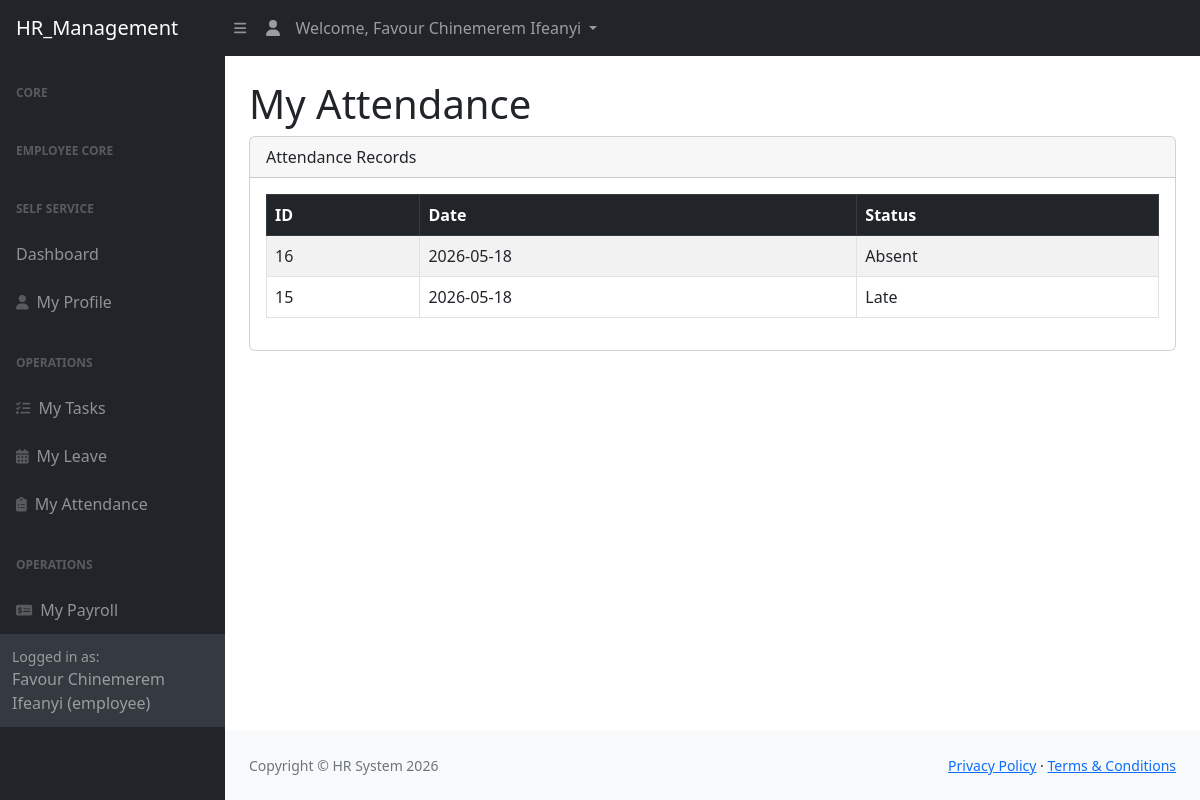
Page /hr_suite/employee_dashboard/attendance.php (signed in) on the committed database.
### tables this page shows
CREATE TABLE `attendance` (
  `id` int(11) NOT NULL,
  `user_id` int(11) NOT NULL,
  `check_in` time NOT NULL,
  `check_out` time DEFAULT NULL,
  `attendance_date` date NOT NULL,
  `status` enum('Present','Absent','Late') NOT NULL DEFAULT 'Present',
  `created_at` timestamp NOT NULL DEFAULT current_timestamp()
);

### hr_suite/employee_dashboard/attendance.php (the view, shortened to what this page needs)
<?php
include("../config/db.php");
$user_id = $_SESSION['user_id'];
$sql = "
    SELECT attendance.*, users.full_name
    FROM attendance
    LEFT JOIN users
    ON attendance.user_id = users.id
    WHERE attendance.user_id='$user_id'
    ORDER BY attendance.id DESC
";
$result = mysqli_query($conn, $sql);
?>
<?php include("../includes/header.php"); ?>
<div id="layoutSidenav">
<?php include("../includes/sidebar.php"); ?>
<div id="layoutSidenav_content">
<main>
<div class="container-fluid px-4">
<h1 class="mt-4">My Attendance</h1>
<div class="card mb-4">
<div class="card-header">
Attendance Records
</div>
<div class="card-body">
<table class="table table-bordered table-striped">
<thead class="table-dark">
<tr>
    <th>ID</th>
    <th>Date</th>
    <th>Status</th>
</tr>
</thead>
<tbody>
<?php if(mysqli_num_rows($result) > 0): ?>
<?php while($attendanceData = mysqli_fetch_assoc($result)): ?>
<tr>
<td><?php echo $attendanceData['id']; ?></td>
<td><?php echo $attendanceData['attendance_date']; ?></td>
<td>
    <?php echo ucfirst($attendanceData['status']); ?>
</td>
</tr>
<?php endwhile; ?>
<?php endif; ?>
</tbody>
</table>
</div>
</div>
</div>
</main>
<?php include("../includes/footer.php"); ?>

### rows in the picture
attendance: id "16", attendance_date "2026-05-18", status "Absent"
attendance: id "15", attendance_date "2026-05-18", status "Late"

### other values in the picture
$name "Favour Chinemerem Ifeanyi"
$role "employee"
